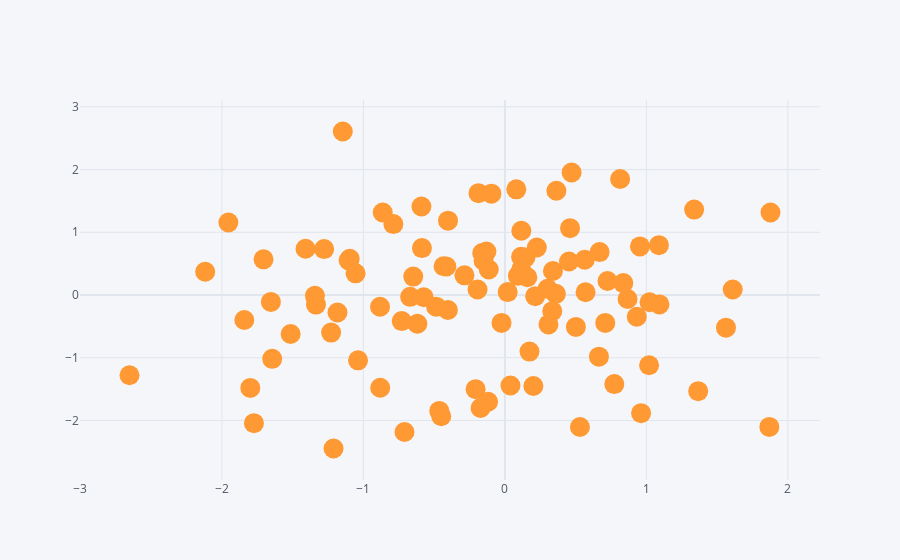

Source (notebook cell):
### Code cell
df.iplot(kind="scatter",x='A', y='B', mode='markers',size=20)
